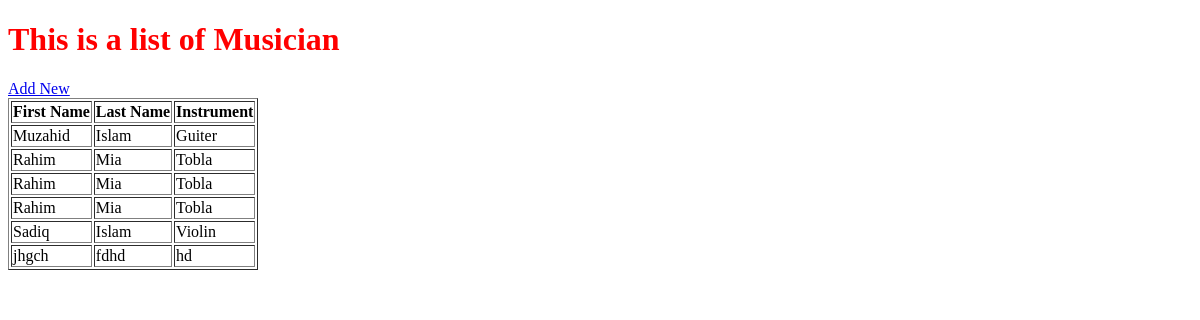
Before: / with the older database file.
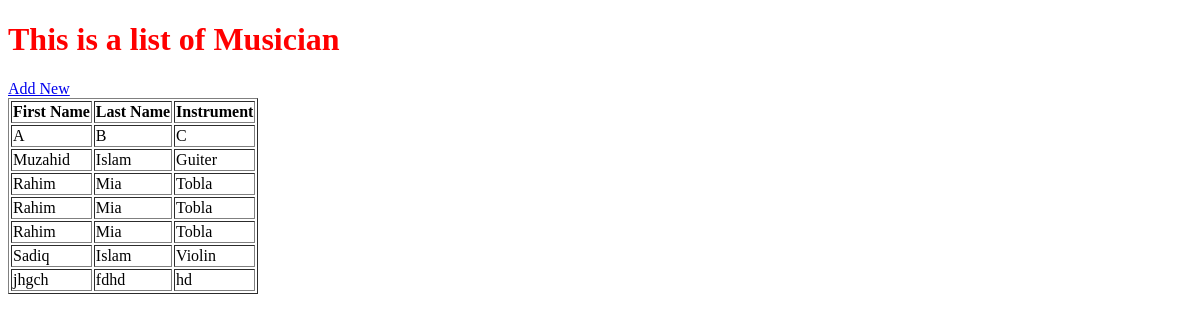
After: the same page with the newer database file.
### first_application/models.py (models this page shows, shortened)
class Musician(models.Model):
    first_name = models.CharField(max_length=50)
    last_name = models.CharField(max_length=50)
    instrument = models.CharField(max_length=100)

### first_application/views.py (the view)
# urls.py: path('', views.index, name='home'),
def index(request):
    musician_list = Musician.objects.order_by('first_name')
    diction = {'text_1':'This is a list of Musician', 'musician': musician_list}
    return render(request,'first_application/index.html',context=diction)

### templates/first_application/index.html (shortened to what this page needs)
<!DOCTYPE html>
{% load static %}
<html lang="en" dir="ltr">
  <head>
    <link rel="stylesheet" href="{% static 'css/mystyle.css' %}">
  </head>
  <body>
    <h1>{{text_1}}</h1>
    <a href="{% url 'first_app:form' %}">Add New</a>
    <table border="1">
      <tr>
        <th>First Name</th>
        <th>Last Name</th>
        <th>Instrument</th>
      </tr>
      {% for row in musician %}
      <tr>
        <td>{{ row.first_name}}</td>
        <td>{{ row.last_name}}</td>
        <td>{{ row.instrument}}</td>
      </tr>
      {% endfor %}
    </table>
  </body>
</html>

Changed rows visible on the page:
added Musician: first_name "A", last_name "B", instrument "C"
